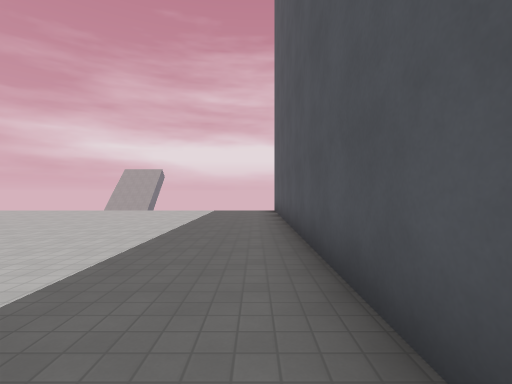
[1] (above)

16 first-person views from a walk through a 3-D level made in the Godot game engine. The camera is 1.5 m above the floor, looks level and sees 85° across. The floor is counted in squares, 2 m on a side. Each view is taken from the middle of a square. On the plan, view 1 faces up. The plan holds only what a view shows up to about 10 squares ahead; the rest is blank. The place goes on beyond the plan. Surface patterns are stand-ins for the level's own textures.

[2]
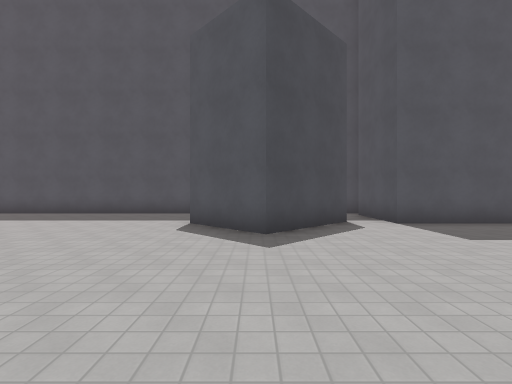

[3]
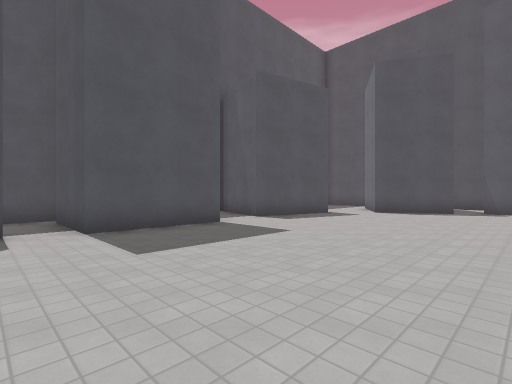

[4]
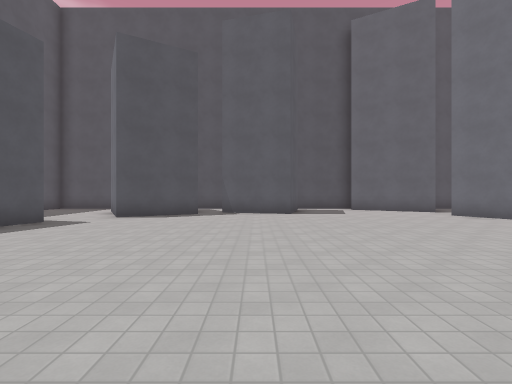

[5]
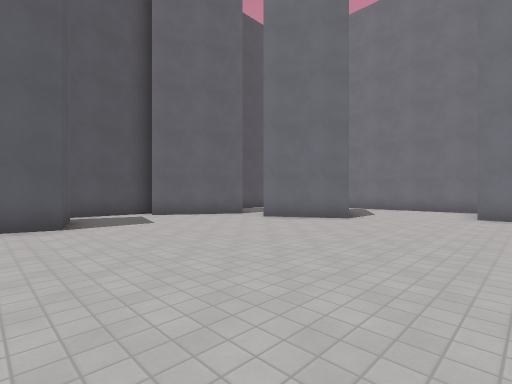

[6]
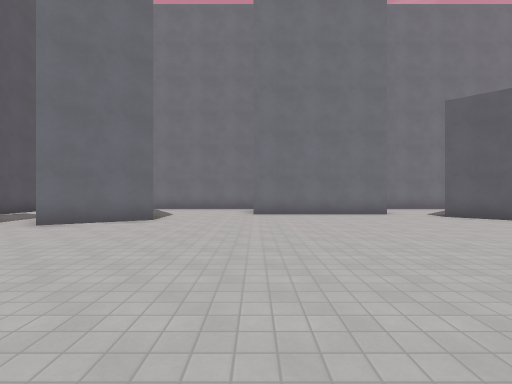

[7]
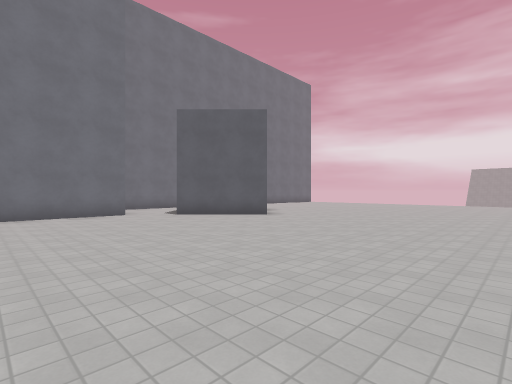

[8]
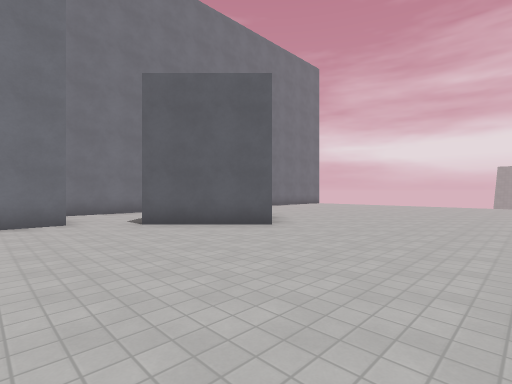

[9]
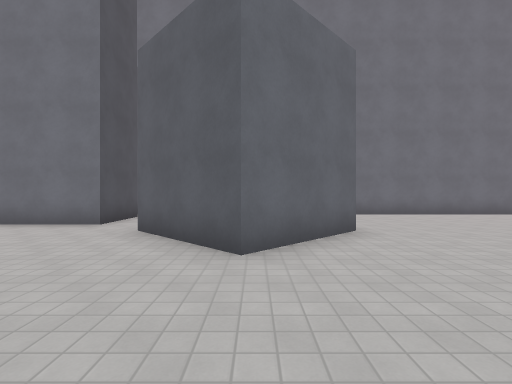

[10]
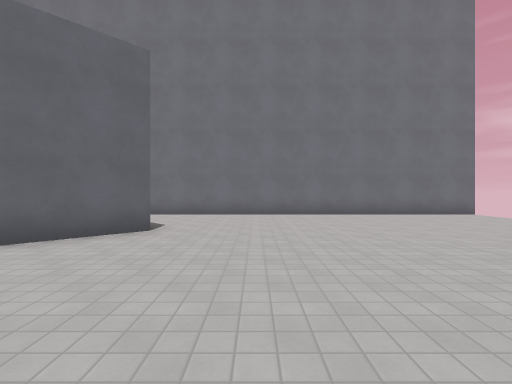

[11]
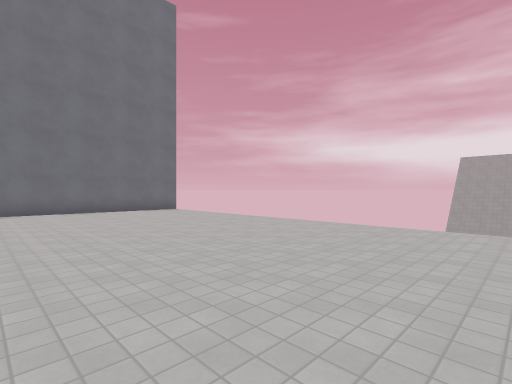

[12]
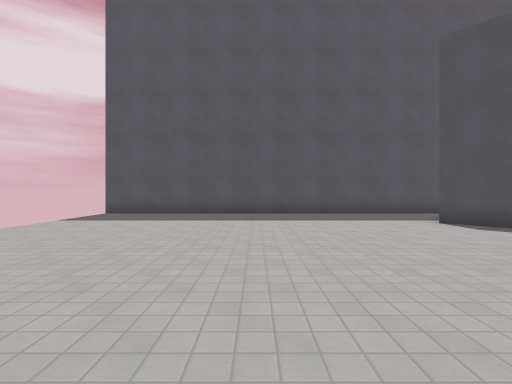

[13]
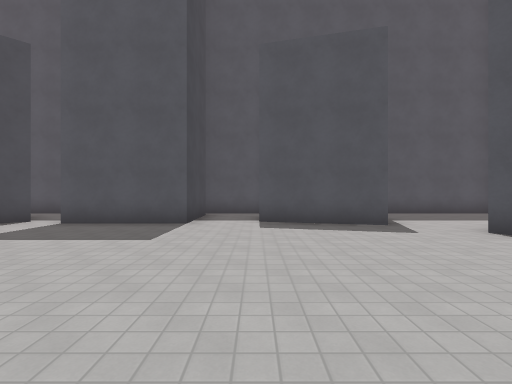

[14]
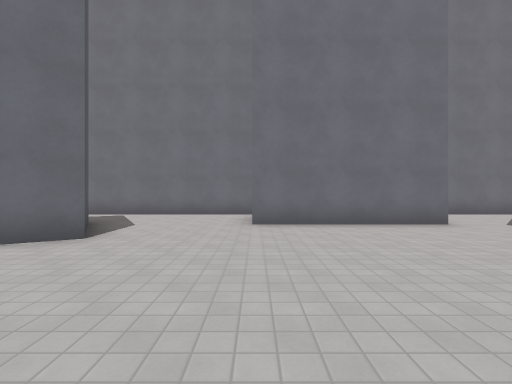

[15]
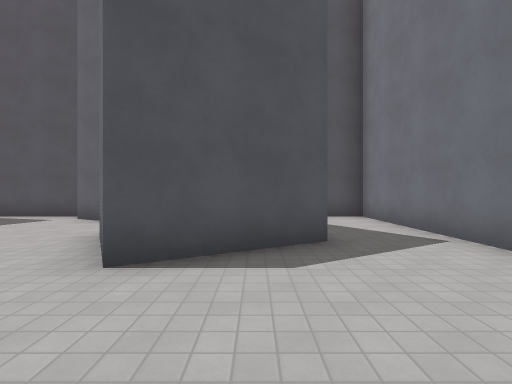

[16]
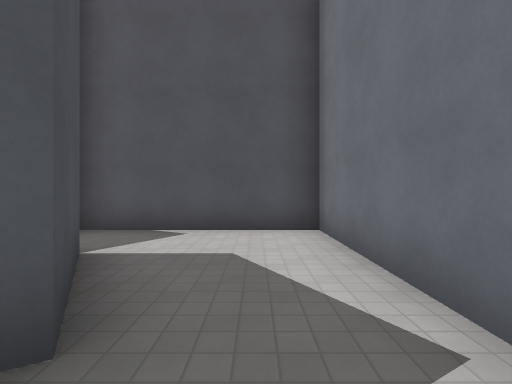

### Floor plan
Points are (right, up) in squares from view 1. A wall is a line through its corners. A room is listed if a view was taken in it or the views show most of it. See-through windows are left out.
Room 1 (view 1)
walls: (0.8, -3.6) (0.8, 0.6); (-1.4, -3.4) (0.1, -3.4)
ways out: opening at (-2, -3) to room 2; opening at (0, 1) to room 2
Room 2 (views 2, 3, 4, 5, 6, 7, 8, 9, 10, 11, 12, 13, 14, 15, 16)
walls: (-16.5, 2) (-14.3, -0.2) (-16.5, -2.4); (-1.9, -2.3) (-4, -0.2) (-2.3, 1.6); (-19.4, -3.6) (-17.4, -3.6) (-17.4, -8.1); (0.8, 0.6) (0.8, 11.2); (0.1, -6.4) (-2.4, -6.4) (-2.4, -3.4) (-1.4, -3.4); (-2.7, -11) (-1.9, -8.1) (-0.3, -8.5); (-20.3, -8) (-20.3, -16.5) (-15.5, -16.5); (0.8, -8.1) (0.8, -6.2); (-6, -13.5) (-3.9, -12.3) (-3.1, -13.6); (-14.7, -14.2) (-12, -15.8); (-9.7, -15.4) (-9.2, -13.5) (-6.8, -14.2); (-16.9, -14.4) (-18.1, -12.3) (-15.5, -10.8) (-14.2, -13); (-12.4, -16.5) (-9.1, -16.5); (-20.3, 11.2) (-20.3, -4); (0.8, -16.1) (0.8, -12.5)
ways out: opening at (-2, -3) to room 1; opening at (0, 1) to room 1

Where each view was taken, in squares from view 1:
view 1: 0 up, 0 right, facing up
view 2: 0 up, 9 left, facing right
view 3: 2 down, 8 left, facing down-right
view 4: 4 down, 8 left, facing down
view 5: 7 down, 8 left, facing down-left
view 6: 8 down, 8 left, facing left
view 7: 7 down, 8 left, facing up-left
view 8: 5 down, 10 left, facing up-left
view 9: 0 up, 11 left, facing left
view 10: 4 up, 11 left, facing left
view 11: 5 up, 9 left, facing up-left
view 12: 6 up, 9 left, facing right
view 13: 8 down, 9 left, facing right
view 14: 8 down, 11 left, facing left
view 15: 8 down, 17 left, facing down
view 16: 11 down, 19 left, facing down
